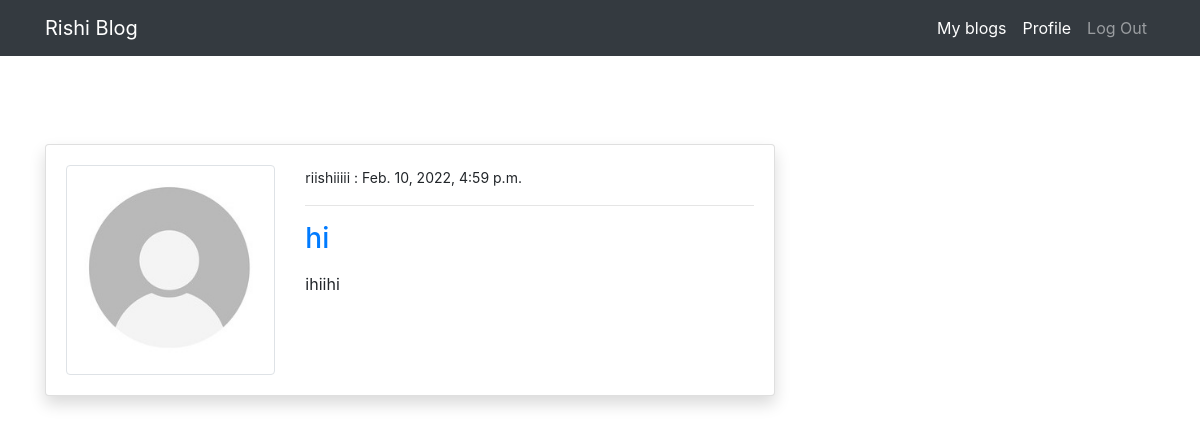
Screenshot of /myblogs (signed in) with the database file from the repository.
### myblogapp/models.py (models this page shows, shortened)
class PostModel(models.Model):
    title = models.CharField(max_length=100)
    content = models.TextField()
    author = models.ForeignKey(User, on_delete=models.CASCADE)
    date_created = models.DateTimeField(auto_now_add=True)
    class Meta:
        ordering = ("-date_created",)

### users/models.py (models this page shows, shortened)
class profileModel(models.Model):
    user = models.OneToOneField(User, on_delete=models.CASCADE)
    mobile = models.CharField(max_length=10)
    image = models.ImageField(
        default="default.jpg",
        upload_to="profile",
        validators=[FileExtensionValidator(["png", "jpg", "jpeg"])],
    )
    otp = models.CharField(max_length=6, null=True, blank=True)
    exp_time = models.DateTimeField()

### myblogapp/views.py (the view)
# urls.py: path("myblogs", views.myblogs, name="myblog"),
def myblogs(request: object) -> object:
    email = request.session["email"]
    user = User.objects.get(email=email)
    posts = PostModel.objects.filter(author=user)
    context = {"posts": posts}
    return render(request, "blog/myblogs.html", context)

### templates/blog/myblogs.html (shortened to what this page needs)
{% extends 'partials/base.html' %} {% block title %}my blogs{% endblock %} {%
load crispy_forms_tags %} {% block content %} {% if posts %}
<div class="container">
  <div class="row mt-5 pt-4">
    <div class="col-md-8">
      {% for post in posts %}
      <div class="card shadow my-3">
        <div class="card-body">
          <div class="row">
            <div class="col-md-4">
              <img
                class="img-thumbnail"
                src="{{ post.author.profilemodel.image.url }}"
                alt="img"
              />
            </div>
            <div class="col-md-8">
              <small>{{ post.author}} : {{ post.date_created }}</small>
              <hr />
              <a class="h3" href="{% url 'blog-post-detail' post.id %}"
                >{{ post.title }}</a
              >
              <p class="text-justify my-3">{{ post.content }}</p>
            </div>
          </div>
        </div>
      </div>
      {% endfor %}
    </div>
  </div>
</div>
{% endif %} {% endblock %}

### rows the page displays
PostModel: author.profilemodel.image (placeholder picture), author "riishiiiii", date_created "Feb. 10, 2022, 4:59 p.m.", title "hi", content "ihiihi"
